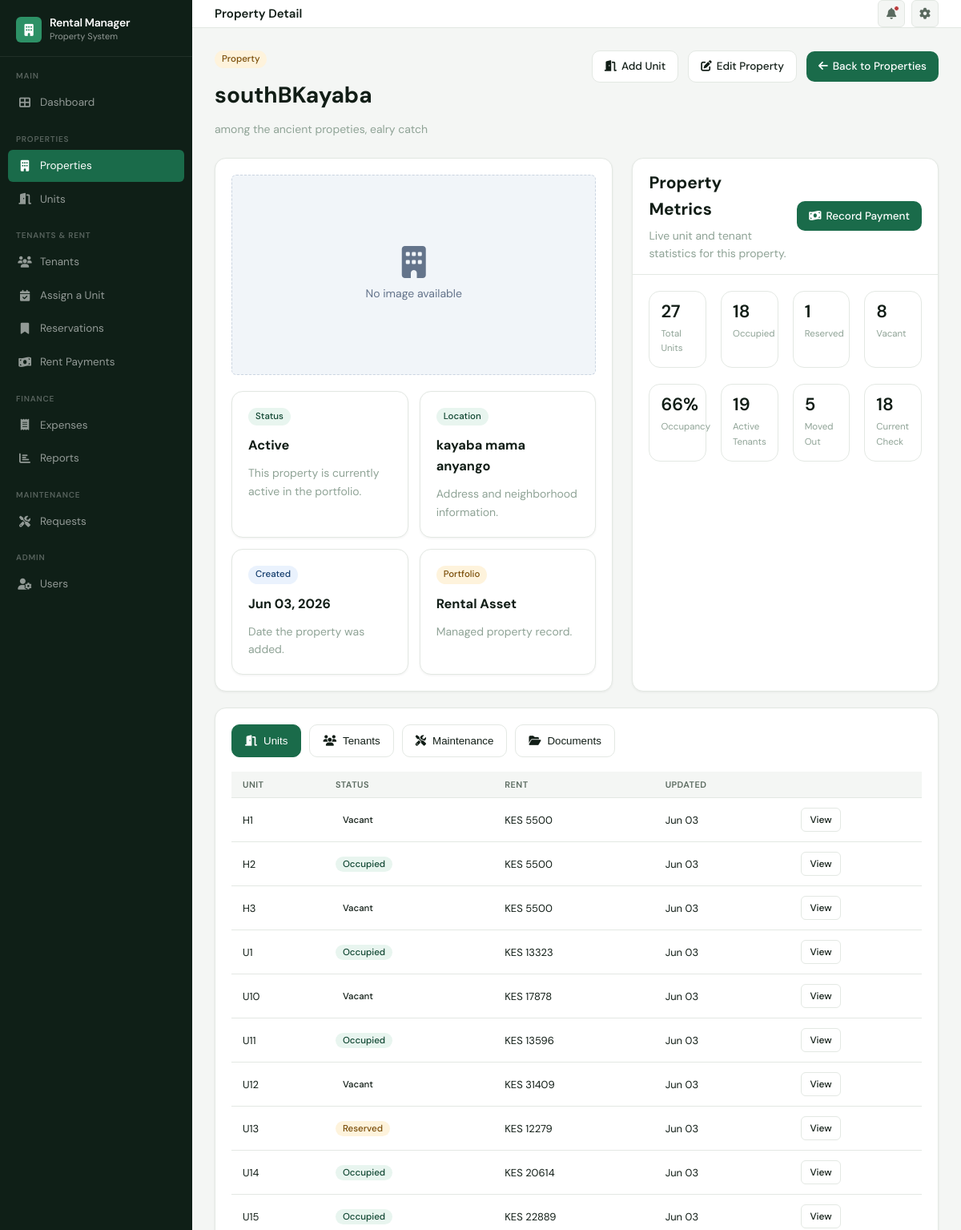
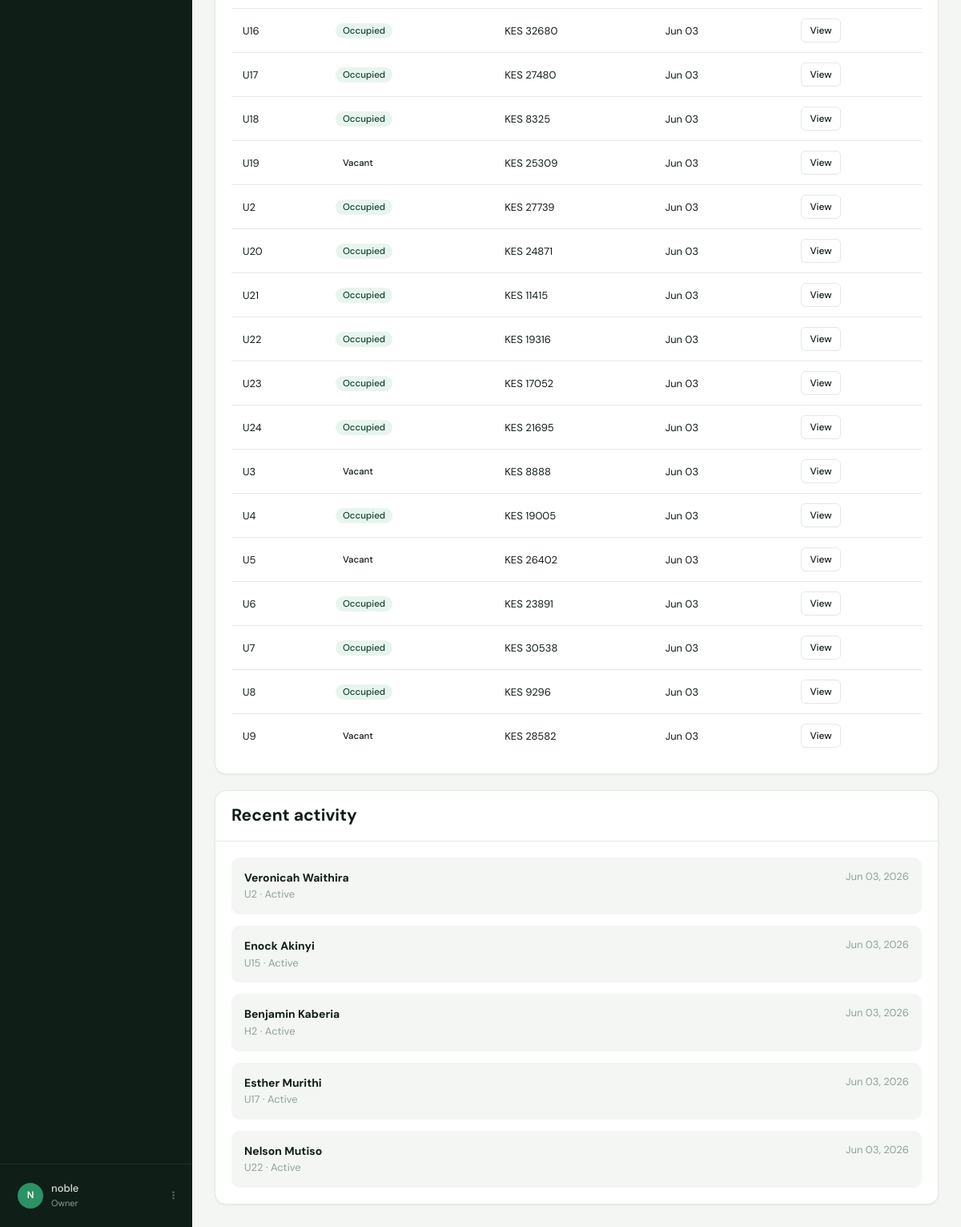
Before: /properties/property/detail/2/ (signed in) with the older database file (2 pictures, top to bottom).
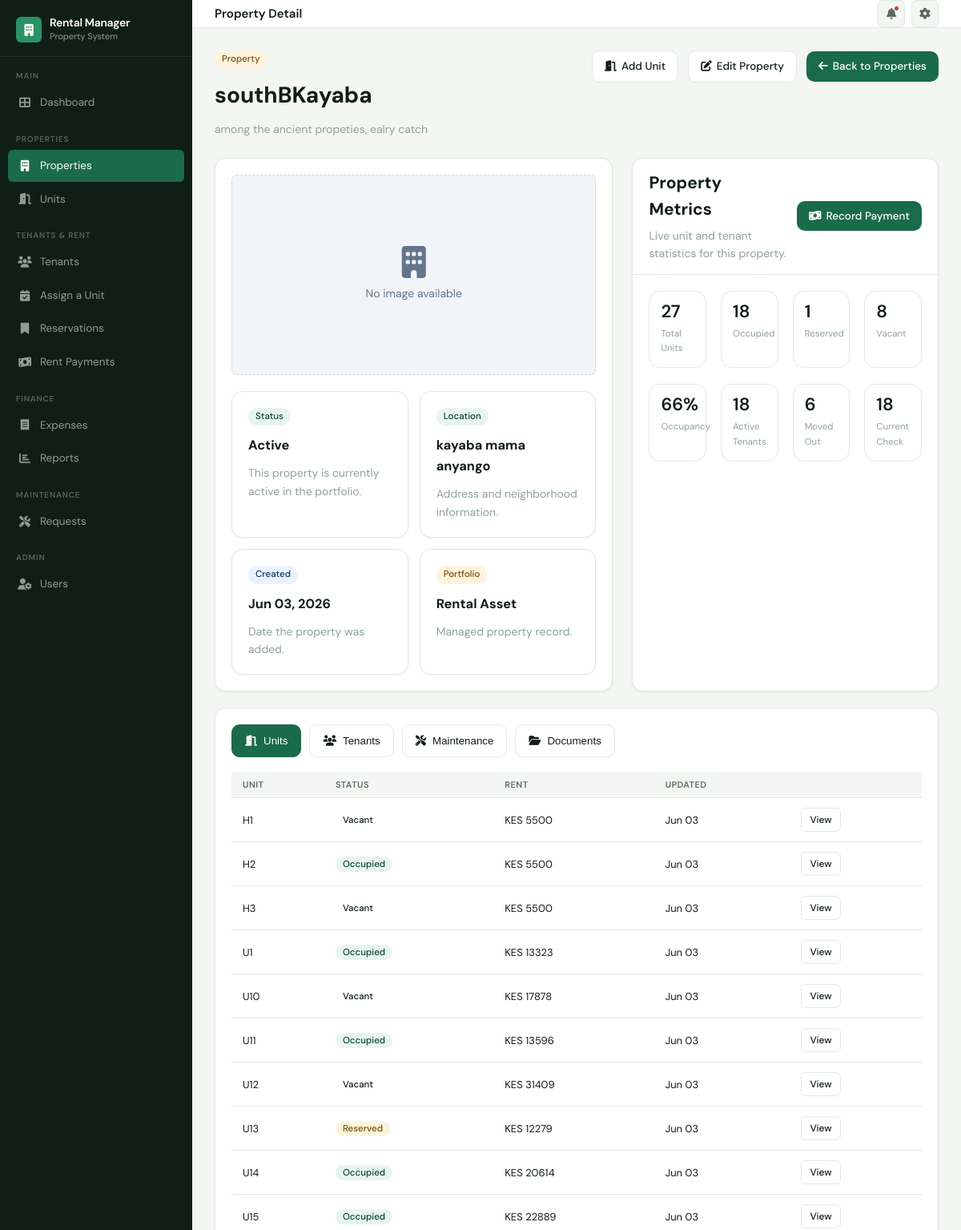
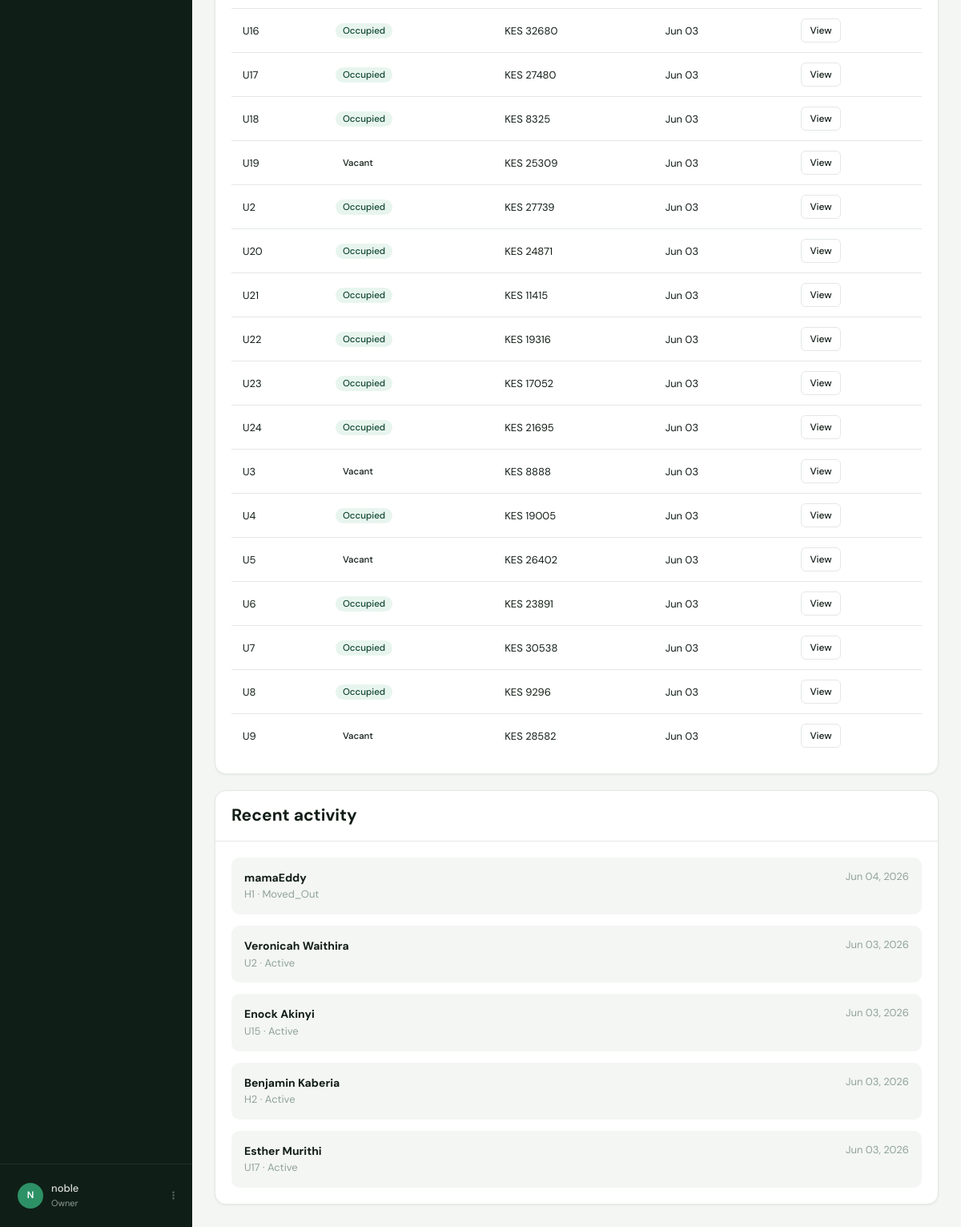
After: the same page with the newer database file (2 pictures, top to bottom).
### properties/models.py (models this page shows, shortened)
class Unit(models.Model):
    VACANT = 'VACANT'
    RESERVED = 'RESERVED'
    OCCUPIED = 'OCCUPIED'
    STATUS_CHOICES = (
        (VACANT, 'Vacant'),
        (RESERVED, 'Reserved'),
        (OCCUPIED, 'Occupied'),
    )
    parent_property = models.ForeignKey(
        Property,
        on_delete=models.PROTECT,
        related_name='units'
    )
    unit_number = models.CharField(
        max_length=50,
    )
    monthly_rent = models.DecimalField(
        max_digits=12,
        decimal_places=2
    )
    status = models.CharField(
        max_length=20,
        choices=STATUS_CHOICES,
        default=VACANT
    )
    description = models.TextField(
        blank=True,
        null=True
    )
    active = models.BooleanField(
        default=True
    )
    created_at = models.DateTimeField(
        auto_now_add=True
    )
    updated_at = models.DateTimeField(
        auto_now=True
    )
    class Meta:
        ordering = ['parent_property', 'unit_number']
        unique_together = ('parent_property', 'unit_number')

### tenants/models.py (models this page shows, shortened)
class Tenancy(models.Model):
    ACTIVE = 'ACTIVE'
    MOVED_OUT = 'MOVED_OUT'
    STATUS_CHOICES = (
        (ACTIVE, 'Active'),
        (MOVED_OUT, 'Moved Out'),
    )
    status = models.CharField(max_length=20, choices=STATUS_CHOICES, default=ACTIVE, db_index=True)
    unit = models.ForeignKey(Unit, on_delete=models.PROTECT, related_name='tenancies_by_unit')
    tenant = models.ForeignKey(Tenant, on_delete=models.PROTECT, related_name='tenancies')
    move_in_date = models.DateField()
    move_out_date = models.DateField(null=True, blank=True)
    created_at = models.DateTimeField(auto_now_add=True)
    updated_at = models.DateTimeField(auto_now=True)
    class Meta:
        ordering = ['-move_in_date']

class Tenant(models.Model):
    full_name = models.CharField(max_length=50)
    phone_no = models.CharField(max_length=15, blank=False, unique=True)
    id_no = models.CharField(max_length=20, unique=True)
    emergency_no = models.CharField(max_length=15, null=True, blank=True)
    active = models.BooleanField(default=True)
    created_at = models.DateTimeField(auto_now_add=True)
    updated_at = models.DateTimeField(auto_now=True)
    class Meta:
        ordering = ['full_name']

### properties/views.py (the view)
# urls.py: path('property/detail/<int:id>/', property_detail, name="property_detail"),
@login_required
def property_detail(request, id):
    property = get_object_or_404(Property, id=id)
    units = property.units.all()
    total_units = units.count()
    occupied_units = units.filter(status=Unit.OCCUPIED).count()
    reserved_units = units.filter(status=Unit.RESERVED).count()
    vacant_units = units.filter(status=Unit.VACANT).count()
    occupancy_pct = int((occupied_units / total_units) * 100) if total_units else 0
    active_tenants = Tenant.objects.filter(
        tenancies__unit__parent_property=property,
        tenancies__status=Tenancy.ACTIVE
    ).distinct().count()
    moved_out_tenants = Tenant.objects.filter(
        tenancies__unit__parent_property=property,
        tenancies__status=Tenancy.MOVED_OUT
    ).distinct().count()
    recent_activity = Tenancy.objects.filter(
        unit__parent_property=property
    ).select_related('tenant', 'unit').order_by('-updated_at')[:5]
    return render(request, 'property/p_detail.html', {
        'property': property,
        'units': units,
        'total_units': total_units,
        'occupied_units': occupied_units,
        'reserved_units': reserved_units,
        'vacant_units': vacant_units,
        'occupancy_pct': occupancy_pct,
        'active_tenants': active_tenants,
        'moved_out_tenants': moved_out_tenants,
        'recent_activity': recent_activity,
    })

### templates/property/p_detail.html (shortened to what the changed rows need)
﻿{% extends 'base.html' %}
{% block content %}
<div class="page-header" style="margin-bottom:24px; gap:16px; display:flex; flex-wrap:wrap; justify-content:space-between; align-items:flex-start;">
  <div>
    <h1 style="margin:12px 0 8px;">{{ property.name }}</h1>
  </div>
</div>
<div class="pd-hero">
  <div class="card">
    <div class="card-header" style="display:flex; justify-content:space-between; align-items:center; gap:12px;">
      <div>
        <h2 style="margin:0;">Property Metrics</h2>
      </div>
    </div>
    <div class="card-body">
      <div class="stat-grid pd-card-row" style="margin-top:16px;">
        <div class="stat-card">
          <div class="stat-value">{{ active_tenants|default:"0" }}</div>
          <div class="stat-label">Active Tenants</div>
        </div>
        <div class="stat-card">
          <div class="stat-value">{{ moved_out_tenants|default:"0" }}</div>
          <div class="stat-label">Moved Out</div>
        </div>
      </div>
    </div>
  </div>
</div>
<div class="card" style="margin-top:20px;">
  <div class="card-body">
    <div id="units" class="pd-panel active">
      <div class="table-wrap">
        {% if units %}
        <table class="table">
          <thead>
            <tr>
              <th>Unit</th>
              <th>Status</th>
              <th>Rent</th>
              <th>Updated</th>
              <th></th>
            </tr>
          </thead>
          <tbody>
            {% for unit in units %}
            <tr>
              <td>{{ unit.unit_number }}</td>
              <td>
                {% if unit.status == 'OCCUPIED' %}
                  <span class="badge badge-green">Occupied</span>
                {% elif unit.status == 'RESERVED' %}
                  <span class="badge badge-amber">Reserved</span>
                {% else %}
                  <span class="badge">Vacant</span>
                {% endif %}
              </td>
              <td>KES {{ unit.monthly_rent|floatformat:"0" }}</td>
              <td>{{ unit.updated_at|date:"M d" }}</td>
              <td><a href="{% url 'unit_detail' unit.id %}" class="btn btn-secondary btn-sm">View</a></td>
            </tr>
            {% endfor %}
          </tbody>
        </table>
        {% else %}
        <div class="empty-state">
          <i class="fas fa-door-open"></i>
          <h3>No units found</h3>
          <p>Add a unit to begin tracking occupancy and rent.</p>
        </div>
        {% endif %}
      </div>
    </div>
  </div>
</div>
<div class="card" style="margin-top:20px;">
  <div class="card-header">
    <h2 style="margin:0;">Recent activity</h2>
  </div>
  <div class="card-body">
    <div class="pd-activity-list">
      {% if recent_activity %}
        {% for activity in recent_activity %}
          <div class="pd-activity-item">
            <div>
              <strong>{{ activity.tenant.full_name }}</strong>
              <div style="color:var(--txt-muted); font-size:13px;">{{ activity.unit.unit_number }} · {{ activity.status|title }}</div>
            </div>
            <div style="text-align:right; color:var(--txt-muted); font-size:13px;">
              {{ activity.updated_at|date:"M d, Y" }}
            </div>
          </div>
        {% endfor %}
      {% else %}
        <div class="empty-state">
          <i class="fas fa-history"></i>
          <h3>No recent activity</h3>
          <p>Events will show here once tenants, payments or moves are recorded.</p>
        </div>
      {% endif %}
    </div>
  </div>
</div>
{% endblock %}

Changed rows visible on the page:
no longer on this page (row unchanged): Tenancy: tenant.full_name "Nelson Mutiso", unit.unit_number "U22", status "Active", updated_at "Jun 03, 2026"
now on this page (row edited): Tenancy: tenant.full_name "mamaEddy", unit.unit_number "H1", status "Moved_Out", updated_at "Jun 04, 2026"
Other visible differences:
{{ active_tenants|default:"0" }}: "19" → "18"
{{ moved_out_tenants|default:"0" }}: "5" → "6"
